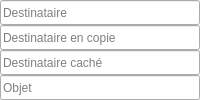
               <widget class="QWidget" name="widget" native="true">
                <property name="sizePolicy">
                 <sizepolicy hsizetype="Expanding" vsizetype="Fixed">
                  <horstretch>0</horstretch>
                  <verstretch>0</verstretch>
                 </sizepolicy>
                </property>
                <property name="maximumSize">
                 <size>
                  <width>16777215</width>
                  <height>100</height>
                 </size>
                </property>
                <layout class="QVBoxLayout" name="verticalLayout_3">
                 <property name="spacing">
                  <number>0</number>
                 </property>
                 <property name="leftMargin">
                  <number>0</number>
                 </property>
                 <property name="topMargin">
                  <number>0</number>
                 </property>
                 <property name="rightMargin">
                  <number>0</number>
                 </property>
                 <property name="bottomMargin">
                  <number>0</number>
                 </property>
                 <item>
                  <widget class="QLineEdit" name="to">
                   <property name="sizePolicy">
                    <sizepolicy hsizetype="Expanding" vsizetype="Maximum">
                     <horstretch>0</horstretch>
                     <verstretch>0</verstretch>
                    </sizepolicy>
                   </property>
                   <property name="maximumSize">
                    <size>
                     <width>16777215</width>
                     <height>27</height>
                    </size>
                   </property>
                   <property name="toolTip">
                    <string/>
                   </property>
                   <property name="placeholderText">
                    <string>Destinataire</string>
                   </property>
                  </widget>
                 </item>
                 <item>
                  <widget class="QLineEdit" name="cc">
                   <property name="sizePolicy">
                    <sizepolicy hsizetype="Expanding" vsizetype="Maximum">
                     <horstretch>0</horstretch>
                     <verstretch>0</verstretch>
                    </sizepolicy>
                   </property>
                   <property name="maximumSize">
                    <size>
                     <width>16777215</width>
                     <height>27</height>
                    </size>
                   </property>
                   <property name="toolTip">
                    <string/>
                   </property>
                   <property name="text">
                    <string/>
                   </property>
                   <property name="placeholderText">
                    <string>Destinataire en copie</string>
                   </property>
                  </widget>
                 </item>
                 <item>
                  <widget class="QLineEdit" name="bcc">
                   <property name="sizePolicy">
                    <sizepolicy hsizetype="Expanding" vsizetype="Maximum">
                     <horstretch>0</horstretch>
                     <verstretch>0</verstretch>
                    </sizepolicy>
                   </property>
                   <property name="maximumSize">
                    <size>
                     <width>16777215</width>
                     <height>27</height>
                    </size>
                   </property>
                   <property name="toolTip">
                    <string/>
                   </property>
                   <property name="placeholderText">
                    <string>Destinataire caché</string>
                   </property>
                  </widget>
                 </item>
                 <item>
                  <widget class="QLineEdit" name="title">
                   <property name="sizePolicy">
                    <sizepolicy hsizetype="Expanding" vsizetype="Maximum">
                     <horstretch>0</horstretch>
                     <verstretch>0</verstretch>
                    </sizepolicy>
                   </property>
                   <property name="maximumSize">
                    <size>
                     <width>16777215</width>
                     <height>27</height>
                    </size>
                   </property>
                   <property name="font">
                    <font>
                     <kerning>true</kerning>
                    </font>
                   </property>
                   <property name="toolTip">
                    <string/>
                   </property>
                   <property name="placeholderText">
                    <string>Objet</string>
                   </property>
                  </widget>
                 </item>
                </layout>
               </widget>
